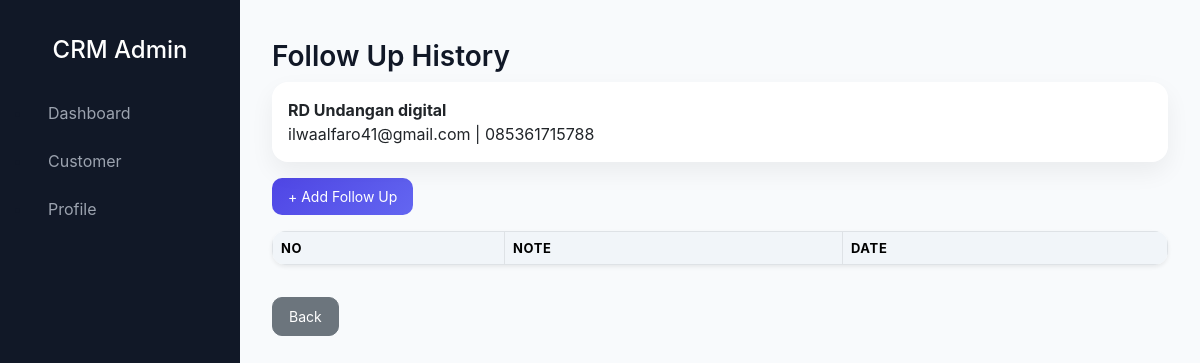
/admin/followup/history.php?customer_id=2 (signed in), run on the app's committed database.
### tables this page shows
CREATE TABLE `customers` (
  `id` int(11) NOT NULL,
  `name` varchar(100) DEFAULT NULL,
  `email` varchar(100) DEFAULT NULL,
  `phone` varchar(20) DEFAULT NULL,
  `status` enum('New','Follow Up','Closed') DEFAULT 'New',
  `notes` text DEFAULT NULL,
  `created_at` timestamp NOT NULL DEFAULT current_timestamp()
);

### admin/followup/history.php (the view, shortened to what this page needs)
<?php
include '../../config/database.php';
$customer_id = $_GET['customer_id'];
$customer = mysqli_fetch_assoc(
  mysqli_query($conn, "SELECT * FROM customers WHERE id='$customer_id'")
);
?>
<link rel="stylesheet" href="../../assets/css/style.css">
<?php include '../../includes/header.php'; ?>
<?php include '../../includes/sidebar.php'; ?>
<div class="main-content">
  <h3>Follow Up History</h3>
  <div class="card mb-3">
    <div class="card-body">
      <strong><?= $customer['name']; ?></strong><br>
      <?= $customer['email']; ?> | <?= $customer['phone']; ?>
    </div>
  </div>
  <a href="add.php?customer_id=<?= $customer_id; ?>"
     class="btn btn-primary mb-3">
     + Add Follow Up
  </a>
  <table class="table table-bordered bg-white shadow-sm">
    <thead>
      <tr>
        <th>No</th>
        <th>Note</th>
        <th>Date</th>
      </tr>
    </thead>
  </table>
  <a href="../customer/index.php" class="btn btn-secondary mt-3">Back</a>
</div>
<?php include '../../includes/footer.php'; ?>

### assets/css/style.css (style rules this page uses)
body { font-family: 'Inter', system-ui, sans-serif; background: #f8fafc; color: #111827; }
.main-content { margin-left: 220px; padding: 30px; }
.card { border: none; border-radius: 12px; }
.table th { background: #f1f5f9; }
.btn { border-radius: 8px; }
:root { --primary: #4f46e5; --secondary: #6366f1; --dark: #111827; --light: #f9fafb; --gray: #6b7280; --card: #ffffff; }
* { box-sizing: border-box; }
.main-content { margin-left: 240px; padding: 32px; }
h2, h3 { font-weight: 600; margin-bottom: 8px; }
.card { background: var(--card); border: none; border-radius: 16px; box-shadow: 0 10px 25px rgba(0,0,0,0.06); transition: transform 0.2s ease, box-shadow 0.2s ease; }
.table { border-radius: 14px; overflow: hidden; }
.table th { background: #f1f5f9; font-size: 13px; text-transform: uppercase; letter-spacing: 0.05em; }
.btn { border-radius: 10px; font-size: 14px; padding: 8px 16px; transition: all 0.2s ease; }
.btn-primary { background: linear-gradient(135deg, var(--primary), var(--secondary)); border: none; }
.main-content { margin-left: 240px; padding: 32px; padding-top: 40px; }

### data on the page
customers: name "RD Undangan digital", email "ilwaalfaro41@gmail.com", phone "085361715788"
